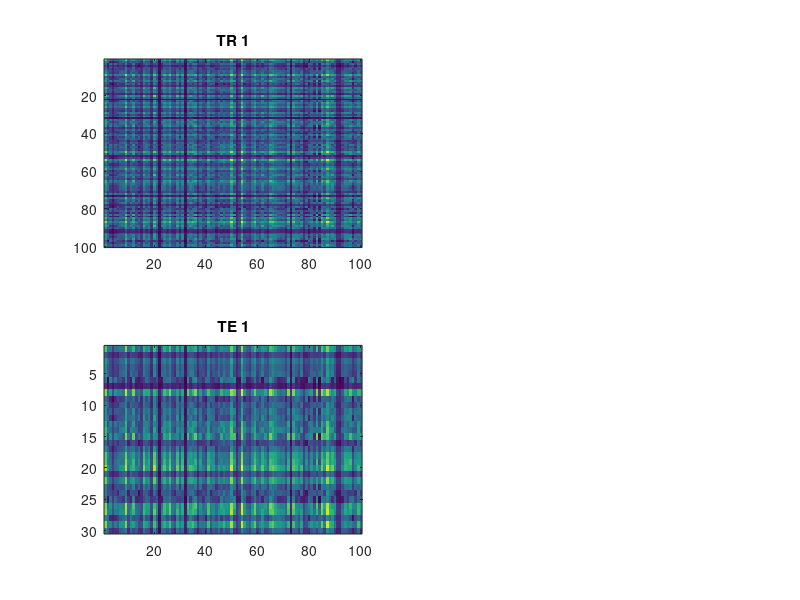

MATLAB code for this plot: (Note: this script raises an error after producing the figure.)
% simple test harness for prt_machine
%
% $Id$

%% test setup
featuresAsKernelMatrix=true;
useMultipleKernels=false;

%% generate data

Ntr=100;                 % number of training vectors
D=3;                    % dimensionality of the feature vectors
Nte=30;                 % number of testing vectors

if useMultipleKernels==true
    
    myTR={rand(Ntr,D); randn(Ntr,D) };
    myTE={rand(Nte,D); randn(Nte,D)};
else
    myTR={rand(Ntr,D)};
    myTE={rand(Nte,D)};
end

myLabs=round(rand(Ntr,1));

if featuresAsKernelMatrix==true
    if useMultipleKernels==true
        myTE={myTE{1}*myTR{1}';myTE{2}*myTR{2}'};
        myTR={myTR{1}*myTR{1}';myTR{2}*myTR{2}'};
    else
        myTE={myTE{1}*myTR{1}'};
        myTR={myTR{1}*myTR{1}'};
    end
end

figure;
subplot(221); imagesc(myTR{1}); title('TR 1');
subplot(223); imagesc(myTE{1}); title('TE 1');
if useMultipleKernels==true
    subplot(222); imagesc(myTR{2}); title('TR 2');
    subplot(224); imagesc(myTE{2}); title('TE 2');
end

%% prepare machine
myMachine.function='prt_machine_svm_bin';
if featuresAsKernelMatrix==true
    myMachine.args='-t 4';
else
    myMachine.args='-t 1';
end
testCov=[];

%% run
output = prt_machine(myTR,myTE,testCov,myLabs,myMachine,featuresAsKernelMatrix);
